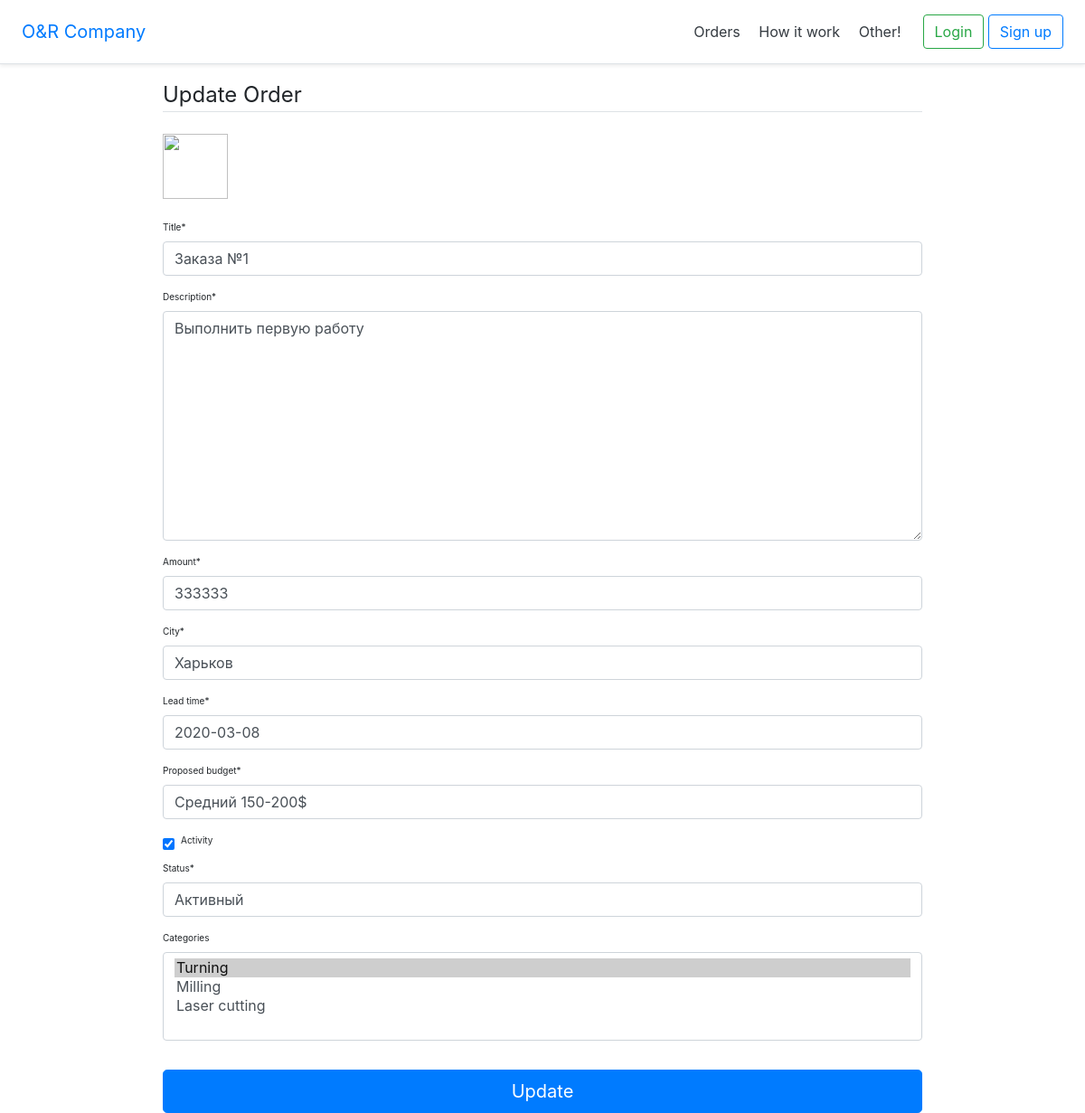
The page /orders/1/update/ on the database as committed earlier.
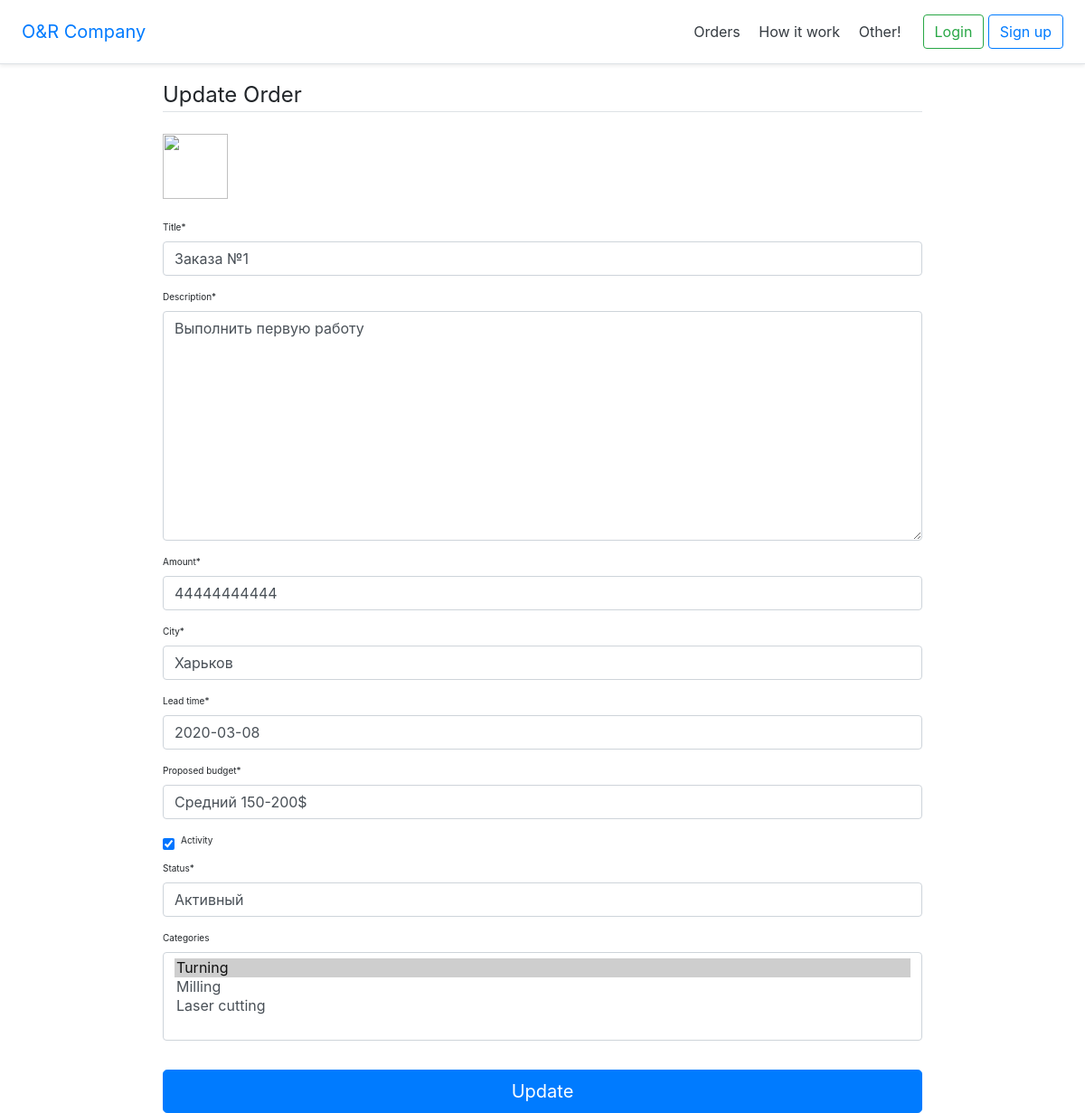
The same page on the database as committed later.
### orders/models.py (models this page shows, shortened)
class Order(models.Model):
    author = models.ForeignKey(User, on_delete=models.PROTECT)  # Автор заказа. Автоматически
    date_create = models.DateTimeField(default=timezone.now)  # Время создания заказа. Автоматически
    title = models.CharField(max_length=100)  # Заголовок заказа
    description = models.TextField()  # Описание заказа
    amount = models.PositiveIntegerField()  # Кол-во изделий
    city = models.CharField(max_length=30)  # Грод заказа
    lead_time = models.DateField()  # Срок выполнения заказа
    proposed_budget = models.CharField(max_length=40)  # Предложеный бюджет
    activity = models.BooleanField()  # Активность заказа
    status = models.CharField(max_length=10)  # Статус заказ
    categories = models.ManyToManyField('OperationCategories', blank=True, related_name='orders')
    objects = models.Manager()

class OperationCategories(models.Model):
    title = models.CharField(max_length=30)
    objects = models.Manager()
    def __str__(self):
        return self.title

### orders/views.py (the view, shortened to what this page needs)
# urls.py: url(r'^(?P<pk>\d+)/update/', views.OrderUpdateView.as_view(model=Order, template_name='orders/update.html'),
class OrderUpdateView(UpdateView):
    model = Order
    fields = ['title', 'description', 'amount', 'city', 'lead_time', 'proposed_budget', 'activity',
              'status', 'categories']

### orders/templates/orders/update.html (shortened to what this page needs)
{% extends "HomePage/base.html" %}
{% load i18n %}
{% load crispy_forms_tags %}
{% load static %}
{% block content %}
    <link rel="stylesheet" href="{% static 'orders/order_update.css' %}">
    <div class="ccc">
        <legend class="border-bottom mb-4">{% trans "Update Order" %}</legend>
        <form class="text-left" method="POST" enctype="multipart/form-data">
           <div class="aaa">
               <img class="mb-4" src="/docs/4.4/assets/brand/bootstrap-solid.svg" alt="" width="72" height="72">
               <div class="content-section">
                    <fieldset class="form-group">
                        {{ form|crispy }}
                    </fieldset>
                </div>
                <button class="btn btn-lg btn-primary btn-block" type="submit">{% trans "Update" %}</button>
            </div>
        </form>
    </div>
{% endblock %}

Rows that differ between the two databases and show on the page:
changed Order "Выполнить первую работу": amount "333333" → "44444444444"
